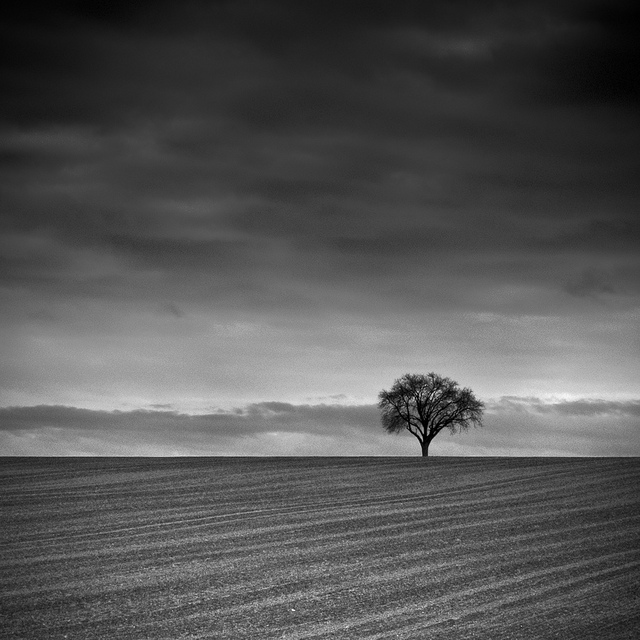
#> input picture wk3/02_fourier/tree.jpg, 640 x 640 px
$ jupyter execute --allow-errors ex2_convolution.ipynb   (shell and % lines are left out)
#> lines starting #> are read from the running program, lines starting #| are printed output that depends on the picture
16.11.2020

# Convolutions

## Tutorial 2, Exercise 2

Using numpy, matplotlib and scipy

Application of Fourier transforms and convolution

Your task in this exercise is to try out different implementations of a simple
convolution:

1. using a built-in function
2. implement your own spatial domain convolution
3. use FFTs to implement a frequency domain convolution

The goal is to apply a diagonal camera shake/motion blur to a photo.

**You need to replace the ??? in the code with the required commands**

[cell 1]
import numpy as np
import scipy.ndimage as nd
import matplotlib.pyplot as plt

Configure behavior of pyplot for nicer visualization.

#> (a cell that did not finish here is left out)

 Load the image tree.jpg using the function ```imread()``` from matplotlib.pyplot

[cell 3]
tree = plt.imread('tree.jpg')
#> tree is the input picture: shape (640, 640, 3); min 0, max 255, mean 84.8
tree.shape
#> Out = (640, 640, 3)

Extract the red channel only from tree and call it `img`.
Make sure that it is of floating point datatype and normalized to $[0, 1]$.

[cell 4]
img = tree[:,:,0]
img = img / img.max()

plt.figure()
plt.imshow(img)
plt.colorbar()
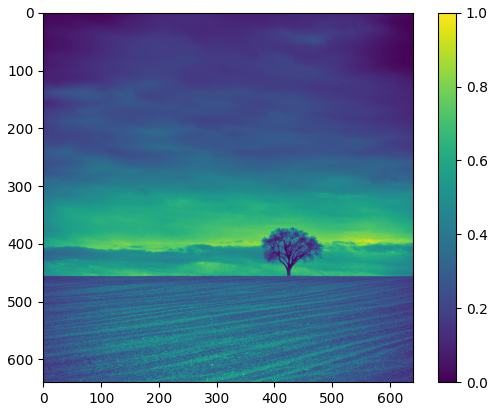
#> figure drawn by matplotlib, 2 panels

Now create a ```5x5``` numpy array containing ```.2``` on the main diagonal, ```0.``` otherwise.
 This will be the convolution kernel. You can use either a loop approach,
the diag function from numpy, or the eye function also from the numpy module
 to do this.

 Check the functions documentations to learn what they do. We highly discourage the loop approach as it is not 'pythonic'.

[cell 5]
kernel = np.eye(5) * 0.2

print(kernel)

 2D convolution using a scipy function
 Use the function ```convolve``` from scipy.ndimage (already imported as nd) in
 `wrap` mode to calculate the convolution of `img` and `kernel`. If you are
 unsure how to use the function, look at its documentation.

[cell 6]
result_function = nd.convolve(img, kernel)

plt.figure()
plt.imshow(result_function)
plt.colorbar()
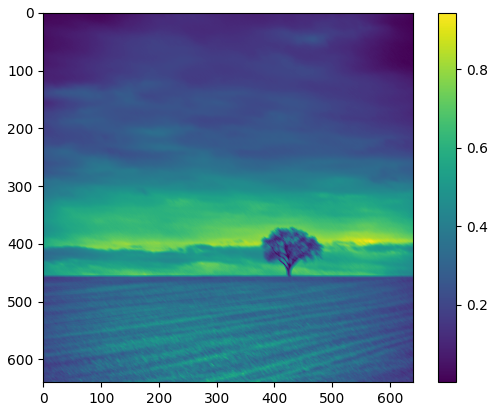
#> figure drawn by matplotlib, 2 panels

2D convolution using explicit python code. You will now calculate the
convolution of img and kernel by using **only basic python/numpy** operations:

[cell 7]
# initialize the array where the result is stored.
result_explicit = np.zeros_like(img)

# store height and width of image and kernel
h, w = img.shape
#> h = 640; w = 640
kh, kw = kernel.shape

# Calculate the discrete two-dimensional convolution integral. Loop over all
# pixels in img. Note this is very slow because it has four for loops (not
# generally a good idea)
for y in range(h):
    for x in range(w):
        # initialize result for pixel at y, x
        val = 0.
        # loop over all pixels in kernel
        for j in range(kh):
            for i in range(kw):
                # "The location imageY and imageX is calculated so that for the
                # center element of the filter it'll be y, x, but for the other
                # elements it'll be a pixel from the image to the left, right,
                # top or bottom of y, x. It's modulo divided through the
                # width (w) or height (h) of the image so that pixels outside
                # the image will be wrapped around. Take care how the modulo
                # division works for negative values. Now, pixel (-1, -1) will
                # correctly become pixel (h-1, w-1)."
                # (source: http://lodev.org/cgtutor/filtering.html)
                imageY = (y + j - kh//2 + h) % h
                imageX = (x + i - kw//2 + w) % w
                val += img[imageY, imageX] * kernel[j, i]
        # assign result to pixel at y, x
        result_explicit[y, x] = val

plt.figure()
plt.imshow(result_explicit)
plt.colorbar()

[cell 8]
np.sum(result_explicit - result_function)
#> Out = 0.0941

# Bonus Task (not mandatory)

 2D convolution using Fourier theorem: A convolution in real space is equivalent to a multiplication
 in Fourier space.

 You should be aware that you have to zero-pad the ```5x5``` kernel array to the
 size of the image prior to taking the Fourier transform. The best result
 is achieved, when you zero-pad in a way that the center pixel of the
kernel becomes the top-left most pixel in the padded array.

 The functions for fft and ifft can be found in ```np.fft.fft2``` and ```np.fft.ifft2```
 take the Fourier transform of the image

[cell 9]
# take the Fourier transform of the image
img_ft = np.fft.fft2(img)

# Zero-pad the kernel so same size as img
kernel_pad = np.zeros_like(img, dtype="float64")
kernel_pad[h//2-kh//2:h//2+kh//2+1, w//2-kw//2:w//2+kw//2+1] = kernel
kernel_pad = np.fft.ifftshift(kernel_pad)

plt.figure()
plt.imshow(kernel_pad[:20, :20])
plt.colorbar()
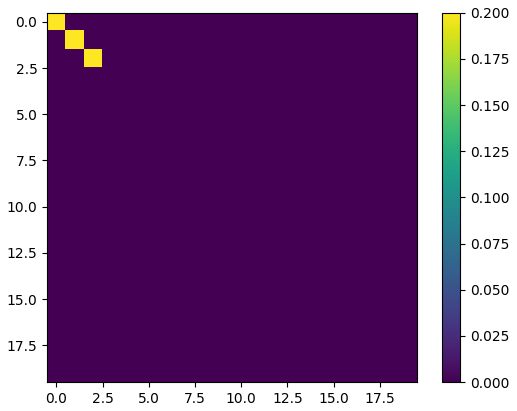
#> figure drawn by matplotlib, 2 panels

[cell 10]
# Take the Fourier transform of the zero-padded kernel
kernel_ft = np.fft.fft2(kernel_pad)

# Take the inverse Fourier transform of the product of the FTs of the image
# and kernel. You might discard the imaginary part
result_fourier = np.fft.ifft2(img_ft * kernel_ft).real

plt.figure()
plt.imshow(result_fourier)
plt.colorbar()

$ run again, with wk3/02_fourier/venice.jpg copied over wk3/02_fourier/tree.jpg
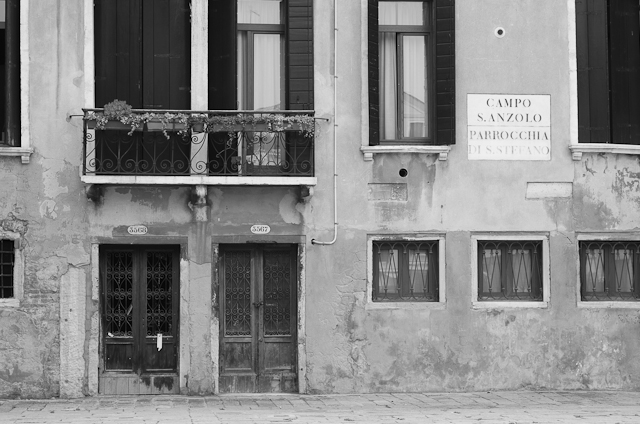
#> input picture wk3/02_fourier/venice.jpg, 640 x 424 px
#> tree is the input picture: shape (424, 640, 3); min 0, max 243, mean 134.3
#> `result_function = nd.convolve(img, kernel)`:
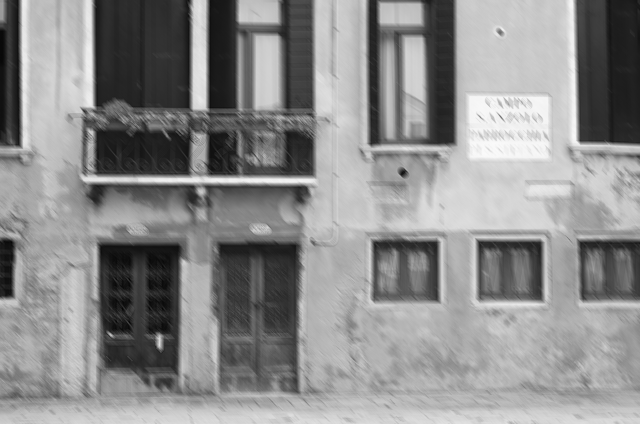
#> result_function: shape (424, 640) float64; min 0.0148, max 0.983, mean 0.553
#> `[cell 6] result_function = nd.convolve(img, kernel)  plt.figure() plt...`:
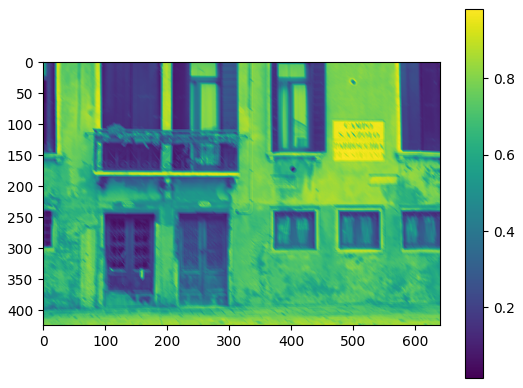
#> figure drawn by matplotlib, 2 panels
#> `np.sum(result_explicit - result_function)`: Out = -0.775
